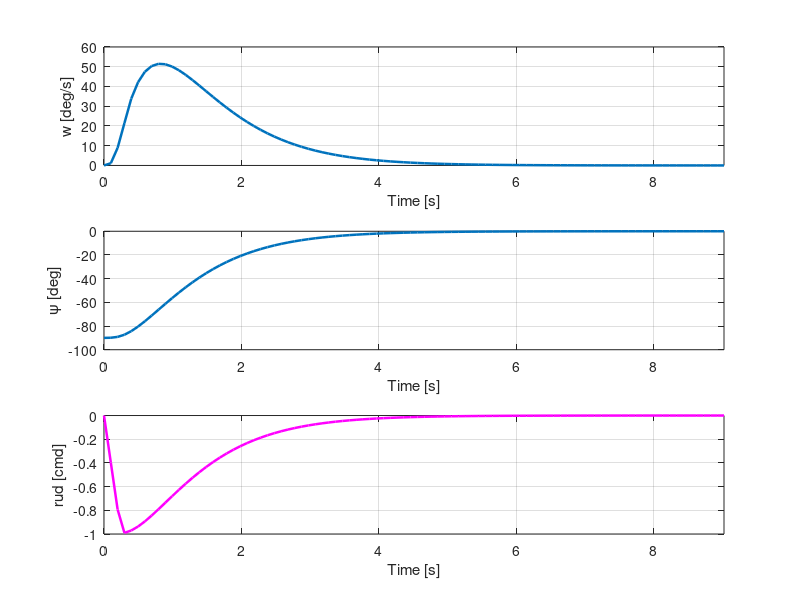

This figure's MATLAB source:
clc;
clear;
%close all;

%choose kp anc cp values
kp = 0.6366;%0.35 %P_tack kp = 0.73661977
cp = 0;%0.35;       %P_tack cp = 0.1  

%initial state x0 = [yawRate0; yaw0], in deg!
x0 = [0; -90];
x0 = deg2rad(x0);

%final time simulation
tF = 9;

%rudder constraints
rudMax = 1;
rudVel_cmd_s = 4;

%load numeric models
models = load('defaultIdentifiedModels');
%select which model you want to use
m = models.model1;

%steps
N = round(tF / m.Dt);

%rudder velocity in simulation time
rudVel = rudVel_cmd_s * m.Dt;

%state evolution
x = zeros(2, N+1);
x(:, 1) = x0;
rudder = zeros(1,N+1);
%rudder before tacking = 0
rudder(1) = 0;

for i = 2 : N+1
   rudder(i) = (kp / (1 + cp * abs(x(2,i-1)))) * x(2,i-1);
   %saturation
   if(abs(rudder(i)) > rudMax)
       rudder(i) = sign(rudder(i)) * rudMax;
   end
   %velocity limit
   if(abs(rudder(i) - rudder(i-1)) > rudVel)
       rudder(i) = rudder(i-1) + sign(rudder(i)) * rudVel;
   end
   %system evolution
   x(:, i) = m.A * x(:,i-1) + m.B * rudder(i-1); 
end

%plots
time = (0:N) .* m.Dt;
figure;

set(gcf,'name', ...
    ['kp = ' num2str(kp) '; cp = ' num2str(cp)], ...
    'numbertitle', 'off');

lW = 1.8;

subplot(311);
plot(time, rad2deg((x(1,:))), 'LineWidth', lW);
xlabel('Time [s]');
ylabel('w [deg/s]');
grid on;
xlim([time(1) time(end)]);

subplot(312);
plot(time, rad2deg((x(2,:))), 'LineWidth', lW);
xlabel('Time [s]');
ylabel('\psi [deg]');
grid on;
xlim([time(1) time(end)]);

subplot(313);
plot(time, rudder, 'LineWidth', lW, 'Color', 'm');
xlabel('Time [s]');
ylabel('rud [cmd]');
grid on;
xlim([time(1) time(end)]);

